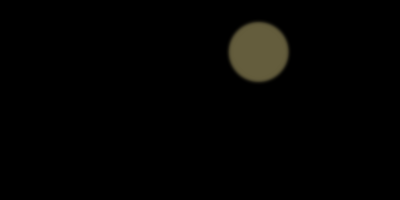
Frame 1 (no input)
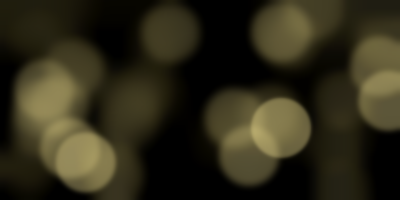
Frame 60 (the mouse pressed at the canvas centre just before this capture)
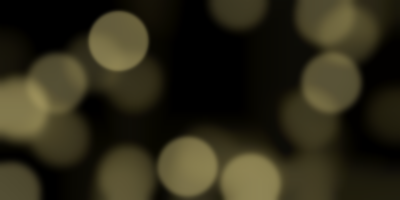
Frame 120 (the mouse held since frame 60 and released just before this capture)

The Processing sketch that drew these frames (run headless with seeded random() and noise(); from frame 60 on, the mouse is pressed at the canvas centre):

// Processing sketch: processing_155385
// ── processing_155385.pde

void setup()
{
  size(400, 200);
  smooth();
  background(0);
  frameRate(12);
}

void draw()
{
  fill(0, 10);
  rect(0, 0, width, height);
  
  noStroke();
  fill(255, 236, 156, 100);
  ellipse(random(width), random(height), 60, 60);
  
  filter(BLUR, 1.5);
}
